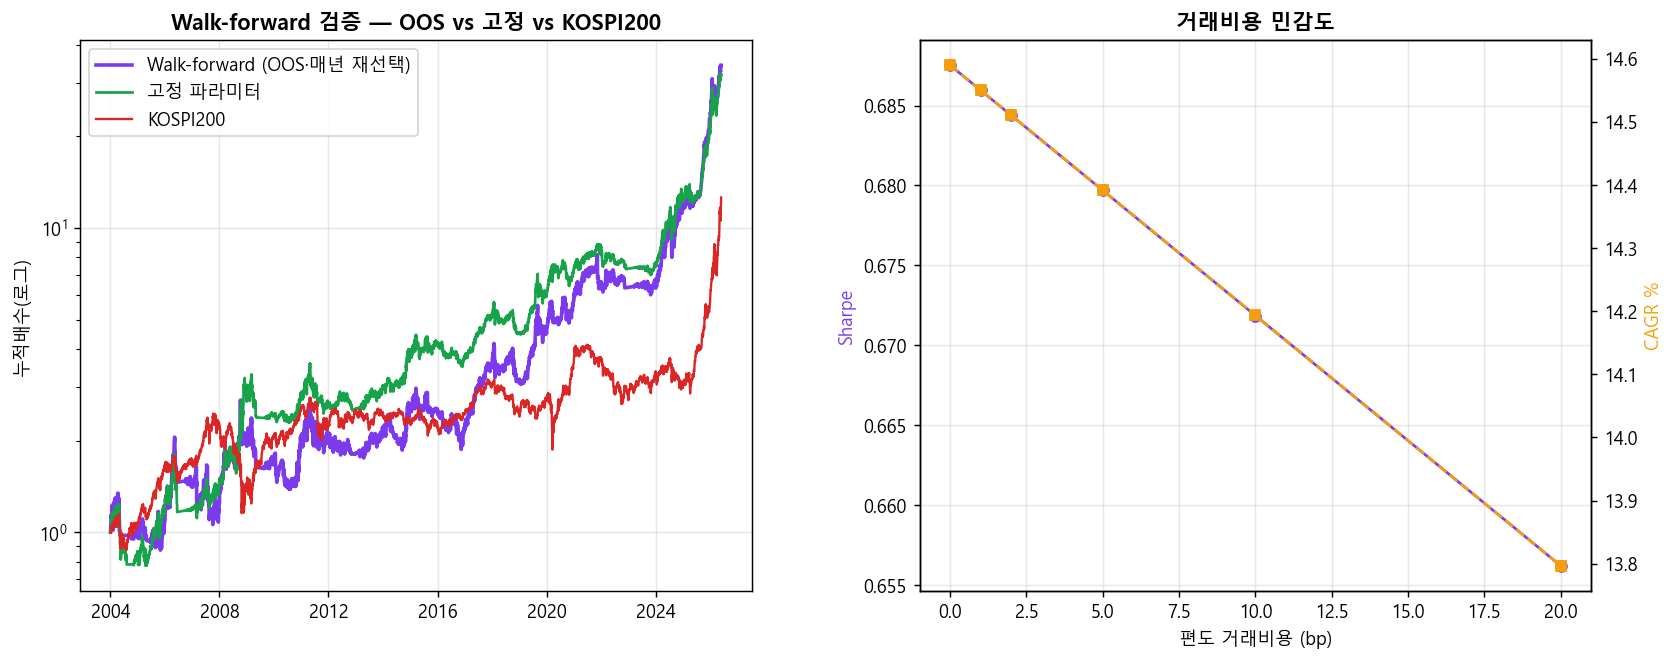

The script that saved this image:
# -*- coding: utf-8 -*-
"""
ISA 추세전략 — 강건성 검증 (walk-forward + 거래비용 민감도)
================================================================
1) Walk-forward: 매 테스트연도마다 '직전 데이터'로 파라미터를 재선택(in-sample)
   → 그 파라미터로 '다음 1년'을 거래(out-of-sample) → OOS 수익 누적.
   과최적화면 OOS 성과가 in-sample보다 크게 무너진다.
2) 거래비용 민감도: 고정 파라미터로 COST_BPS를 0~20bp 변화시켜 Sharpe/MDD 추적.
   엣지가 현실적 비용에서도 살아남는지 확인.

모두 KRW ISA 패널(롱온리). 합성 아님 — 실제 프록시 데이터.
실행: PYTHONIOENCODING=utf-8 python validate_robustness.py
"""
import warnings
warnings.filterwarnings("ignore")
from pathlib import Path

import numpy as np
import pandas as pd
import matplotlib
matplotlib.use("Agg")
import matplotlib.pyplot as plt

import mulvaney_replica as M
from mulvaney_isa_backtest import ISA_DEF, build_krw_panel
from mulvaney_gridsearch import run_core, signals_for_N, RISK_BUDGET

BASE = Path(__file__).resolve().parent
TD = 252
plt.rcParams["font.family"] = "Malgun Gothic"
plt.rcParams["axes.unicode_minus"] = False

# 롱온리 walk-forward 재선택 그리드 (작게 — 과최적화 자체를 검증)
WF_N = [126, 168, 210, 252, 294]
WF_P = [0.3, 0.4]


def sharpe(ret):
    v = ret.std() * np.sqrt(TD)
    return (ret.mean() * TD) / v if v > 0 else np.nan


def met(eq):
    r = eq.pct_change().fillna(0)
    n = len(eq)
    cagr = (eq.iloc[-1] / eq.iloc[0]) ** (TD / n) - 1
    mdd = (eq / eq.cummax() - 1).min()
    return dict(CAGR=cagr, vol=r.std()*np.sqrt(TD), Sharpe=sharpe(r),
                MDD=mdd, Calmar=cagr/abs(mdd) if mdd else np.nan)


def setup_engine(cost_bps):
    M.N_LOOKBACK, M.STOP_P, M.EXEC_LAG = 252, 0.4, 1
    M.PYR_CAP, M.PYR_K, M.SHORT_WEIGHT = 2, 1, 0.0
    M.COST_BPS = cost_bps
    labels = list(ISA_DEF.keys())
    sectors = {}
    for lab in labels:
        sectors.setdefault(ISA_DEF[lab][2], []).append(lab)
    M.UNIVERSE, M.TICKERS = sectors, labels
    return labels


# ──────────────────────────────────────────────────────────────
def cost_sensitivity(high, low, close, cash_rate):
    print("\n[거래비용 민감도] (고정 N=252 p=0.4 롱온리)")
    print(f"{'비용(bp)':>8}{'CAGR':>9}{'Sharpe':>9}{'MDD':>9}{'총수익':>10}")
    rows = []
    for bps in [0, 1, 2, 5, 10, 20]:
        setup_engine(bps)
        sig = M.precompute_signals(high, low, close)
        res = M.backtest(high, low, close, sig, cash_rate)
        eq = res["equity"][res["n_active"] > 0]
        eq = eq / eq.iloc[0]
        m = met(eq)
        rows.append((bps, m))
        print(f"{bps:>8}{m['CAGR']*100:>8.1f}%{m['Sharpe']:>9.2f}"
              f"{m['MDD']*100:>8.0f}%{(eq.iloc[-1]-1)*100:>9.0f}%")
    return rows


# ──────────────────────────────────────────────────────────────
def walk_forward(high, low, close, ksC, sector_ids, n_sectors, cash):
    print("\n[Walk-forward] 직전 데이터로 파라미터 재선택 → 다음 해 OOS 거래")
    idx = close.index
    years = sorted(set(idx.year))
    # 최소 5년 학습 후 테스트 시작
    test_years = [y for y in years if y >= years[0] + 5]
    C = close.values

    oos_ret = pd.Series(0.0, index=idx)
    picks = []
    for ty in test_years:
        train_mask = idx.year < ty
        if train_mask.sum() < 252 * 3:
            continue
        # 학습구간에서 최적 (N,p) by Sharpe
        best, best_sh = None, -9
        for N in WF_N:
            sg = signals_for_N(high, low, close, N, 1)
            for p in WF_P:
                eq = run_core(C, *sg, cash, sector_ids, n_sectors,
                              float(p), 2.0, 1.0, 0.0, 0,
                              RISK_BUDGET, 1.0, 1.0)
                eqs = pd.Series(eq, index=idx)[train_mask]
                sh = sharpe(eqs.pct_change().fillna(0))
                if sh > best_sh:
                    best_sh, best = sh, (N, p)
        # 그 파라미터로 전체 실행 후 테스트연도 수익만 추출 (OOS)
        N, p = best
        sg = signals_for_N(high, low, close, N, 1)
        eqf = pd.Series(run_core(C, *sg, cash, sector_ids, n_sectors,
                                 float(p), 2.0, 1.0, 0.0, 0,
                                 RISK_BUDGET, 1.0, 1.0), index=idx)
        ty_mask = idx.year == ty
        oos_ret[ty_mask] = eqf.pct_change().fillna(0)[ty_mask].values
        picks.append((ty, N, p))

    valid = oos_ret.index.year >= test_years[0]
    oos_eq = (1 + oos_ret[valid]).cumprod()
    oos_eq = oos_eq / oos_eq.iloc[0]

    # 비교: 고정 파라미터(252,0.4)를 같은 OOS 구간에
    sgf = signals_for_N(high, low, close, 252, 1)
    fixed = pd.Series(run_core(C, *sgf, cash, sector_ids, n_sectors,
                               0.4, 2.0, 1.0, 0.0, 0, RISK_BUDGET, 1.0, 1.0),
                      index=idx)
    fixed_eq = (1 + fixed.pct_change().fillna(0)[valid]).cumprod()
    fixed_eq = fixed_eq / fixed_eq.iloc[0]
    kospi = ksC.reindex(oos_eq.index).ffill()
    kospi = kospi / kospi.iloc[0]

    print(f"  테스트구간: {oos_eq.index[0].date()} ~ {oos_eq.index[-1].date()}")
    print(f"  연도별 선택(N,p): " +
          " ".join(f"{y}:{N}/{p}" for y, N, p in picks[:8]) + " ...")
    for nm, eq in [("Walk-forward(OOS)", oos_eq),
                   ("고정 N252/p0.4", fixed_eq),
                   ("KOSPI200", kospi)]:
        m = met(eq)
        print(f"  {nm:20} Sharpe {m['Sharpe']:.2f} | CAGR "
              f"{m['CAGR']*100:.1f}% | MDD {m['MDD']*100:.0f}%")
    return oos_eq, fixed_eq, kospi, picks


def main():
    print("[1/3] 패널 로드...")
    setup_engine(1.0)
    high, low, close, ksC = build_krw_panel()
    cash_rate = M.load_cash_rate(close.index)
    cash = cash_rate.values
    labels = list(ISA_DEF.keys())
    sec_names = []
    for lab in labels:
        if ISA_DEF[lab][2] not in sec_names:
            sec_names.append(ISA_DEF[lab][2])
    sector_ids = np.array([sec_names.index(ISA_DEF[lab][2])
                           for lab in labels], dtype=np.int64)

    print("[2/3] 검증...")
    cost_rows = cost_sensitivity(high, low, close, cash_rate)
    oos_eq, fixed_eq, kospi, picks = walk_forward(
        high, low, close, ksC, sector_ids, len(sec_names), cash)

    print("\n[3/3] 차트...")
    fig, (ax1, ax2) = plt.subplots(1, 2, figsize=(15, 5.5),
                                   gridspec_kw={"wspace": 0.25})
    ax1.plot(oos_eq.index, oos_eq, color="#7c3aed", lw=2,
             label="Walk-forward (OOS·매년 재선택)")
    ax1.plot(fixed_eq.index, fixed_eq, color="#16a34a", lw=1.5,
             label="고정 파라미터")
    ax1.plot(kospi.index, kospi, color="#dc2626", lw=1.3, label="KOSPI200")
    ax1.set_yscale("log")
    ax1.set_title("Walk-forward 검증 — OOS vs 고정 vs KOSPI200",
                  fontsize=12, fontweight="bold")
    ax1.set_ylabel("누적배수(로그)"); ax1.legend(fontsize=10)
    ax1.grid(alpha=0.3)

    bps = [r[0] for r in cost_rows]
    shs = [r[1]["Sharpe"] for r in cost_rows]
    cagrs = [r[1]["CAGR"]*100 for r in cost_rows]
    ax2.plot(bps, shs, "o-", color="#7c3aed", label="Sharpe")
    ax2b = ax2.twinx()
    ax2b.plot(bps, cagrs, "s--", color="#f59e0b", label="CAGR%")
    ax2.set_xlabel("편도 거래비용 (bp)")
    ax2.set_ylabel("Sharpe", color="#7c3aed")
    ax2b.set_ylabel("CAGR %", color="#f59e0b")
    ax2.set_title("거래비용 민감도", fontsize=12, fontweight="bold")
    ax2.grid(alpha=0.3)
    fig.savefig(BASE / "validate_robustness.png", dpi=130,
                bbox_inches="tight")
    plt.close(fig)
    print(f"      저장: {BASE/'validate_robustness.png'}")


if __name__ == "__main__":
    main()
